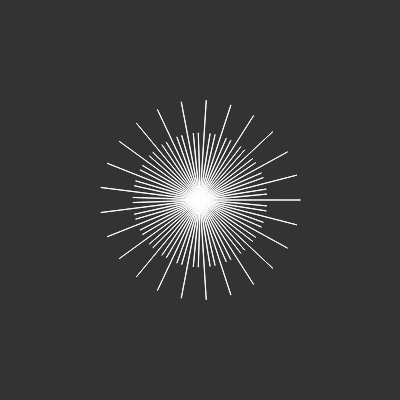
Frame 1 (no input)
Frame 60 (no input): identical to frame 1, image omitted
Frame 120 (the mouse pressed at the canvas centre since frame 60): identical to frame 1, image omitted

The p5.js sketch that drew this single still picture (run headless with seeded random() and noise() and a simulated clock; from frame 60 on, the mouse is pressed at the canvas centre):

// p5.js sketch
// ── sketch.js
/*
  paulbourke.net/geometry/supershape
*/

var n1  = 0.02;
var n2  = 1.7;
var n3  = 1.7;
var m   = 75;
var a   = 1;
var b   = 1;
var slider;
var osc = 0;

function setup() {
    createCanvas(400, 400);
    slider = createSlider(0, 10, 5, 1);
}

// this function receives an angle
function supershape(theta) {

  var part1 = (1 / a) * cos(theta * m /4);
  part1 = abs(part1);
  part1 = pow(part1, n2);

  var part2 = (1 / b) * sin(theta * m /4);
  part2 = abs(part2);
  part2 = pow(part2, n3);

  var part3 = pow(part1 + part2, 1/n1);
  if (part3 === 0) {
    return 0;
  }

  return (1 / part3);
}

function draw() {
    // m = slider.value();
    // m = map(sin(osc), -1, 1, 0, 10);
    // osc += 0.01;
    background(51);
    translate(width / 2, height / 2);

    stroke(255);
    // fill(125, 100);
    noFill();

    var radius = 100;
    var total = 500;  // points resolution
    var increment = TWO_PI / total;
    beginShape();
    for (var angle = 0; angle < TWO_PI; angle += increment) {
        var r = supershape(angle);
        var x = radius * r * cos(angle);
        var y = radius * r * sin(angle);

        vertex(x, y);
    }
    endShape(CLOSE);
}

//--- END
